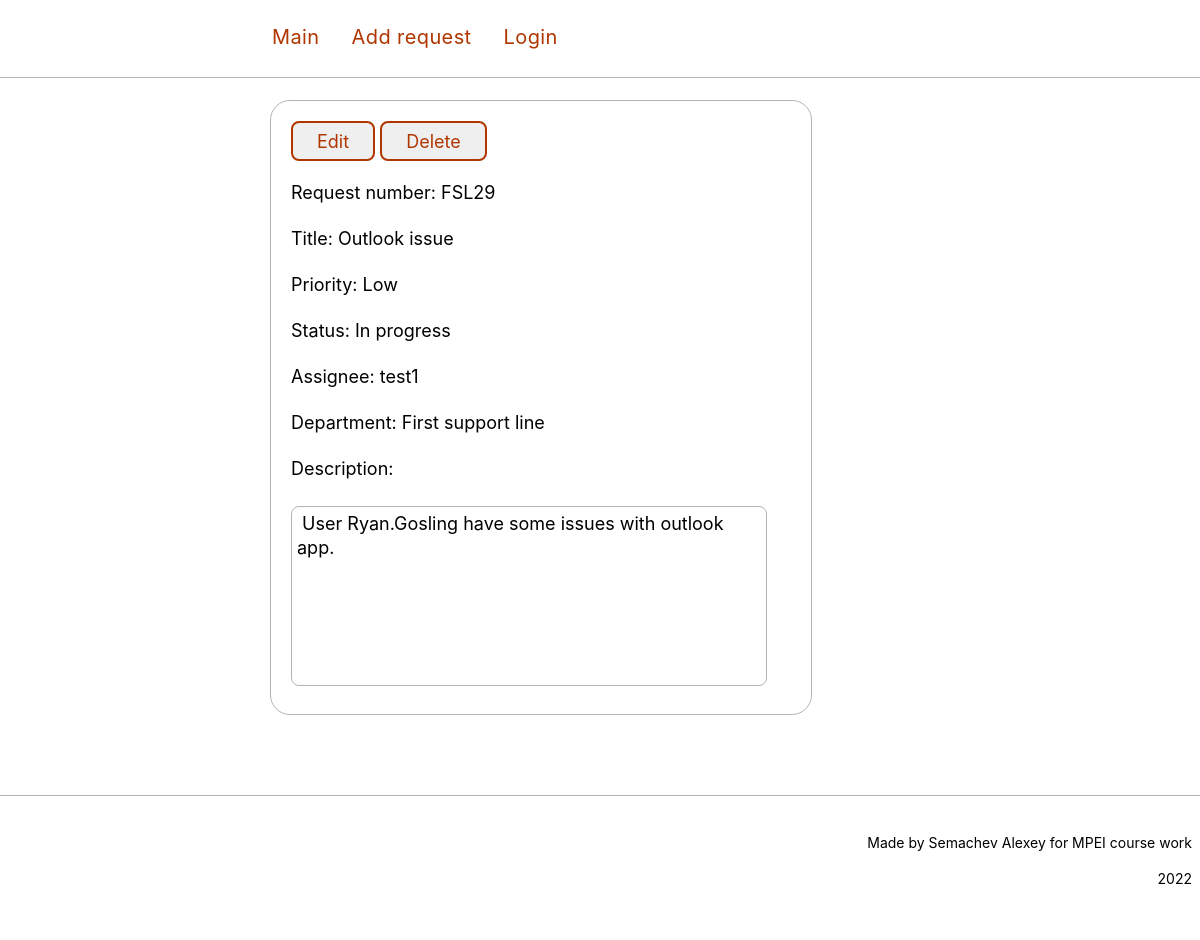
The app's page /request/FSL29 (signed in) with its own data.
### tables this page shows
CREATE TABLE mainmenu (
	id integer PRIMARY KEY AUTOINCREMENT,
	title text NOT NULL,
	url text NOT NULL
);

CREATE TABLE requests (
id integer PRIMARY KEY AUTOINCREMENT, 
title text NOT NULL,
text text NOT NULL,
priority_id integer NOT NULL,
status_id integer NOT NULL,
url text NOT NULL,
assignee_id integer,
department_id integer,
time integer NOT NULL
);

CREATE TABLE priorities (
id integer PRIMARY KEY AUTOINCREMENT, 
name text NOT NULL
);

CREATE TABLE statuses (
id integer PRIMARY KEY AUTOINCREMENT, 
name text NOT NULL
);

CREATE TABLE users (
id integer PRIMARY KEY AUTOINCREMENT, 
name text NOT NULL,
email text NOT NULL,
psw text NOT NULL,
time integer NOT NULL
);

CREATE TABLE "departments" (
	"id"	integer,
	"name"	text NOT NULL,
	"description"	text,
	"URL"	TEXT,
	PRIMARY KEY("id" AUTOINCREMENT)
);

### main.py (the view)
@app.route("/request/<alias>")
@login_required
def showRequest(alias):
    title, text, priority_id, status_id, url, assignee_id, department_id = dbase.getRequest(alias)
    priority = dbase.getPriority(priority_id)
    status = dbase.getStatus(status_id)
    assignee = dbase.getUser(assignee_id)
    department = dbase.getDepartment(department_id)
    if not title:
        abort(404)
    return render_template('request.html', menu=dbase.getMenu(), title=title, post=text, priority=priority, status=status, assignee=assignee[1], department=department, number=url)

### FDataBase.py (called while the page is built)
    def getMenu(self):
        sql = '''SELECT * FROM mainmenu'''
        try:
            self.__cur.execute(sql)
            res = self.__cur.fetchall()
            if res: return res
        except:
            print("Error reading from DB")
        return []

    def getRequest(self, alias):
        try:
            self.__cur.execute(f"SELECT title, text, priority_id, status_id, url, assignee_id, department_id FROM "
                               f"requests WHERE url "
                               f"LIKE '{alias}' LIMIT 1")
            res = self.__cur.fetchone()
            if res:
                return res
        except sqlite3.Error as e:
            print("Error while getting post from DB" + str(e))
        return False, False

    def getPriority(self, priority_id):
        try:
            self.__cur.execute(f"SELECT * FROM priorities WHERE id = {priority_id}")
            res = self.__cur.fetchone()
            if res:
                return res[1]
        except sqlite3.Error as e:
            print("Error while getting priority from DB" + str(e))
        return False, False

    def getDepartment(self, department_id):
        try:
            self.__cur.execute(f"SELECT * FROM departments WHERE id = {department_id}")
            res = self.__cur.fetchone()
            if res:
                return res[1]
        except sqlite3.Error as e:
            print("Error while getting department from DB" + str(e))
        return False, False

    def getStatus(self, status_id):
        try:
            self.__cur.execute(f"SELECT * FROM statuses WHERE id = {status_id}")
            res = self.__cur.fetchone()
            if res:
                return res[1]
        except sqlite3.Error as e:
            print("Error while getting priority from DB" + str(e))
        return False, False

    def getUser(self, user_id):
        try:
            self.__cur.execute(f"SELECT * FROM users WHERE id = {user_id} LIMIT 1")
            res = self.__cur.fetchone()
            if not res:
                print("Can't find this user in DB")
                return False
            return res
        except sqlite3.Error as e:
            print("Error while getting data from DB" + str(e))
        return False

### UserLogin.py (called while the page is built)
    def fromDB(self, user_id, db):
        self.__user = db.getUser(user_id)
        return self

### main.py (called while the page is built)
@login_manager.user_loader
def load_user(user_id):
    print("load_user")
    return UserLogin().fromDB(user_id, dbase)

### templates/request.html (shortened to what this page needs)
{% extends 'base.html' %}
{% block content %}
{{ super() }}
<div class = "container">
<div class="block border">
<a href="{{ url_for('editRequest', alias=number) }}">
   <button class="button">Edit</button>
</a>
<a href="{{ url_for('delRequest', alias=number) }}">
   <button class="button">Delete</button>
</a>
<p>Request number: {{ number }}</p>
<p>Title: {{ title }}</p>
<p>Priority: {{ priority }}</p>
<p>Status: <span class= > {{ status }} </span></p>
<p>Assignee: {{ assignee }}</p>
<p>Department: {{ department }}</p>
<P>Description: </p>
<textarea readonly class="textarea" rows=7 cols=40> {{ post }} </textarea>
</div>
</div>
{% include "footer.html" %}
{% endblock %}

### templates/base.html (shortened to what this page needs)
<!DOCTYPE HTML>
<html>
 <head>
  <link type="text/css" href="{{ url_for('static', filename='css/styles.css')}}" rel="stylesheet" />
  <link href="{{ url_for('static', filename='font/fonts.css')}}" rel="stylesheet">
 </head>
 <body>
	{% block content -%}
	<div class="header">
		<div class="container">
		{%- block mainmenu -%}
			<nav class="menu">
			{% for p in menu -%}
			<a class="menu__link" href="{{p.url}}">{{p.title}}</a>
			{% endfor -%}
			</nav>
		{% endblock mainmenu -%}
		</div>
	</div>
	{% endblock -%}
 </body>
</html>

### static/css/styles.css (style rules this page uses)
body { font-family: 'Inter'; font-size: 18px; line-height: 28px; padding: 20px 0 48px; overflow: auto; margin: 0px; }
a { text-decoration: none; color: #b03600; transition-property: color, background-color; transition-duration: .3s; transition-timing-function: ease-out; }
.container { width: 60%; margin: 0 auto; display: block; }
.block { margin: 30px; margin-top: 80px; padding: 20px; width: 500px; }
.border { border: 1px solid #b4b4b4; border-radius: 20px; margin-bottom: 20px; }
.header { position: fixed; top: 0; width: 100%; height: 77px; border-bottom: 1px solid #b4b4b4; font-size: 20px; letter-spacing: 0.02em; background-color: #ffffff; z-index: 1; }
.menu { display: flex; position: relative; left: 16px; padding-right:50px; }
.menu__link { box-sizing: border-box; height: 77px; padding: 23px 16px 0; }
.button { cursor: pointer; appearance: none; box-sizing: border-box; display: inline-block; height: 40px; border-width: 2px; border-style: solid; border-radius: 8px; padding: 7px 24px; line-height: normal; font-size: 18px; font-family: 'Inter'; font-weight: normal; transition-property: color, background-color, border-color; transition-duration: .3s; transition-timing-function: ease-out; color: #b03600; border-color: #b03600; }
input[type="text"], textarea, select { box-sizing: border-box; width: 222px; padding: 6px 12px; border: 1px solid #b4b4b4; border-radius: 8px; line-height: 24px; font-family: 'Inter'; font-size: 18px; }
textarea { width: 476px; min-height: 179px; resize: none; }
input[type="text"]::placeholder, textarea::placeholder { color: #b4b4b4; opacity: 1; }
.textarea { border: 1px solid #b4b4b4; border-radius: 8px; padding: 5px; margin-top: 5px; }

### records on screen
mainmenu: title "Main"
mainmenu: title "Add request"
mainmenu: title "Login"
requests: url "FSL29", title "Outlook issue", text "User Ryan.Gosling have some issues with outlook app."
priorities: name "Low"
statuses: name "In progress"
users: name "test1"
departments: name "First support line"
